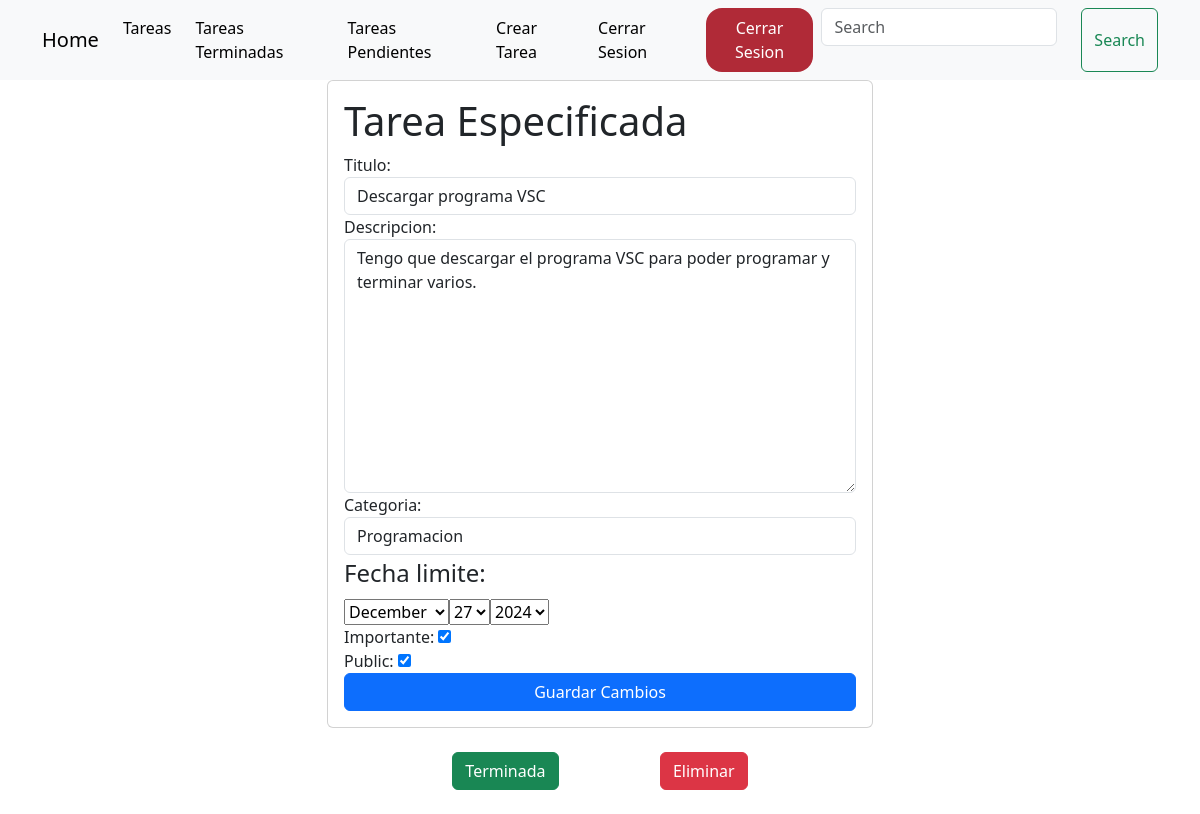
/tasks/edit/10/ (signed in), run on the app's committed database.
### tasks/models.py (models this page shows, shortened)
class Tarea(models.Model):
    titulo =models.CharField(max_length=50)
    descripcion =models.TextField(max_length=100)
    fecha_limite = models.DateField(null=True)
    categoria = models.CharField(max_length=20)
    usuario = models.ForeignKey(User, on_delete=models.CASCADE)
    importante = models.BooleanField(default=False)
    public = models.BooleanField(default=False)
    hecho = models.BooleanField(default=False)

### tasks/views.py (the view, shortened to what this page needs)
# urls.py: path('edit/<int:task_id>/', tasks_edit, name='tasks_edit'),
@login_required
def tasks_edit(request, task_id):
    if request.method == 'GET':
        try:
            tarea = get_object_or_404(Tarea, pk=task_id, usuario=request.user)
            form = TaskForm(instance=tarea)
            return render(request, 'task_edit.html', {
                'form': form,
                'tarea': tarea
            })
        except:
            return redirect('tasks')

### tasks/forms.py
class TaskForm(ModelForm):
    class Meta:
        model = Tarea
        fields = ['titulo', 'descripcion', 'categoria','fecha_limite', 'importante', 'public']
        widgets = {
            'titulo': forms.TextInput(attrs={'class': 'form-control', 'placeholder': 'Escribe el Titulo'}),
            'descripcion': forms.Textarea(attrs={'class': 'form-control', 'placeholder': 'Escribe la Descripcion'}),
            'categoria': forms.TextInput(attrs={'class': 'form-control', 'placeholder': 'Escribe la Categoria'}),
            'fecha_limite': forms.SelectDateWidget(),
            'importante': forms.CheckboxInput(),
            'public': forms.CheckboxInput(),
        }

### tasks/templates/task_edit.html (shortened to what this page needs)
{% extends 'index.html' %}
{% block content %}
  <main class="container">
    <div class="row">
      <div class="col-md-6 offset-md-3">
        <form class="card card-body" method="post">
          <h1>Tarea Especificada</h1>
          {{form}}
          <button class="btn btn-primary">Guardar Cambios</button>
        </form>
        <div class="d-flex justify-content-evenly m-4">
          <form action="{%  url 'tasks_complete' tarea.id %}" method="post">
            <button class="btn btn-success">Terminada</button>
          </form>
          <form action="{%  url 'tasks_delete' tarea.id %}" method="post">
            <button class="btn btn-danger">Eliminar</button>
          </form>
        </div>
      </div>
    </div>
  </main>
{% endblock %}

### data on the page
Tarea: titulo "Descargar programa VSC", descripcion "Tengo que descargar el programa VSC para poder programar y terminar varios.", categoria "Programacion", importante "☑", public "☑"
